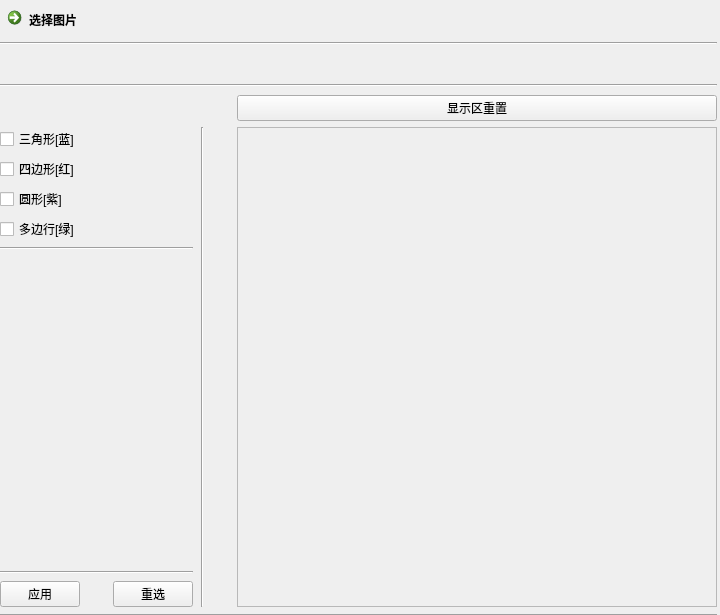
<?xml version="1.0" encoding="UTF-8"?>
<ui version="4.0">
 <class>PaterRecClass</class>
 <widget class="QWidget" name="PaterRecClass">
  <property name="geometry">
   <rect>
    <x>0</x>
    <y>0</y>
    <width>720</width>
    <height>615</height>
   </rect>
  </property>
  <property name="minimumSize">
   <size>
    <width>720</width>
    <height>580</height>
   </size>
  </property>
  <property name="maximumSize">
   <size>
    <width>720</width>
    <height>615</height>
   </size>
  </property>
  <property name="windowTitle">
   <string>PaterRec</string>
  </property>
  <widget class="QWidget" name="gridLayoutWidget_3">
   <property name="geometry">
    <rect>
     <x>0</x>
     <y>0</y>
     <width>717</width>
     <height>617</height>
    </rect>
   </property>
   <layout class="QGridLayout" name="gridLayout_3">
    <property name="leftMargin">
     <number>0</number>
    </property>
    <property name="topMargin">
     <number>0</number>
    </property>
    <property name="rightMargin">
     <number>0</number>
    </property>
    <property name="bottomMargin">
     <number>0</number>
    </property>
    <property name="verticalSpacing">
     <number>7</number>
    </property>
    <item row="0" column="0">
     <layout class="QVBoxLayout" name="verticalLayout_4">
      <item>
       <layout class="QGridLayout" name="gridLayout_2">
        <property name="bottomMargin">
         <number>1</number>
        </property>
        <item row="1" column="0">
         <widget class="Line" name="line_5">
          <property name="orientation">
           <enum>Qt::Horizontal</enum>
          </property>
         </widget>
        </item>
        <item row="0" column="0">
         <widget class="QCommandLinkButton" name="openFilebtn">
          <property name="text">
           <string>选择图片</string>
          </property>
         </widget>
        </item>
       </layout>
      </item>
      <item>
       <spacer name="verticalSpacer_2">
        <property name="orientation">
         <enum>Qt::Vertical</enum>
        </property>
        <property name="sizeHint" stdset="0">
         <size>
          <width>20</width>
          <height>40</height>
         </size>
        </property>
       </spacer>
      </item>
      <item>
       <widget class="Line" name="line_2">
        <property name="orientation">
         <enum>Qt::Horizontal</enum>
        </property>
       </widget>
      </item>
      <item>
       <layout class="QHBoxLayout" name="horizontalLayout_3">
        <property name="topMargin">
         <number>1</number>
        </property>
        <item>
         <layout class="QGridLayout" name="gridLayout">
          <property name="topMargin">
           <number>1</number>
          </property>
          <item row="1" column="2">
           <spacer name="horizontalSpacer">
            <property name="orientation">
             <enum>Qt::Horizontal</enum>
            </property>
            <property name="sizeHint" stdset="0">
             <size>
              <width>40</width>
              <height>20</height>
             </size>
            </property>
           </spacer>
          </item>
          <item row="1" column="0">
           <layout class="QVBoxLayout" name="verticalLayout_5">
            <property name="rightMargin">
             <number>2</number>
            </property>
            <item>
             <layout class="QVBoxLayout" name="verticalLayout_6">
              <property name="bottomMargin">
               <number>1</number>
              </property>
              <item>
               <widget class="QCheckBox" name="tribtn">
                <property name="text">
                 <string>三角形[蓝]</string>
                </property>
               </widget>
              </item>
              <item>
               <widget class="QCheckBox" name="rectbtn">
                <property name="text">
                 <string>四边形[红]</string>
                </property>
               </widget>
              </item>
              <item>
               <widget class="QCheckBox" name="cirbtn">
                <property name="text">
                 <string>圆形[紫]</string>
                </property>
               </widget>
              </item>
              <item>
               <widget class="QCheckBox" name="polybtn">
                <property name="text">
                 <string>多边行[绿]</string>
                </property>
               </widget>
              </item>
              <item>
               <widget class="Line" name="line_3">
                <property name="orientation">
                 <enum>Qt::Horizontal</enum>
                </property>
               </widget>
              </item>
             </layout>
            </item>
            <item>
             <spacer name="verticalSpacer_3">
              <property name="orientation">
               <enum>Qt::Vertical</enum>
              </property>
              <property name="sizeHint" stdset="0">
               <size>
                <width>20</width>
                <height>40</height>
               </size>
              </property>
             </spacer>
            </item>
            <item>
             <widget class="Line" name="line_4">
              <property name="orientation">
               <enum>Qt::Horizontal</enum>
              </property>
             </widget>
            </item>
            <item>
             <layout class="QHBoxLayout" name="horizontalLayout_4">
              <property name="topMargin">
               <number>1</number>
              </property>
              <item>
               <widget class="QPushButton" name="appbtn">
                <property name="text">
                 <string>应用</string>
                </property>
               </widget>
              </item>
              <item>
               <spacer name="horizontalSpacer_2">
                <property name="orientation">
                 <enum>Qt::Horizontal</enum>
                </property>
                <property name="sizeHint" stdset="0">
                 <size>
                  <width>40</width>
                  <height>20</height>
                 </size>
                </property>
               </spacer>
              </item>
              <item>
               <widget class="QPushButton" name="resetbtn">
                <property name="text">
                 <string>重选</string>
                </property>
               </widget>
              </item>
             </layout>
            </item>
           </layout>
          </item>
          <item row="1" column="4">
           <widget class="QLabel" name="imgShowWindow">
            <property name="minimumSize">
             <size>
              <width>480</width>
              <height>480</height>
             </size>
            </property>
            <property name="maximumSize">
             <size>
              <width>960</width>
              <height>960</height>
             </size>
            </property>
            <property name="sizeIncrement">
             <size>
              <width>480</width>
              <height>480</height>
             </size>
            </property>
            <property name="frameShape">
             <enum>QFrame::StyledPanel</enum>
            </property>
            <property name="text">
             <string/>
            </property>
           </widget>
          </item>
          <item row="1" column="1">
           <widget class="Line" name="line">
            <property name="orientation">
             <enum>Qt::Vertical</enum>
            </property>
           </widget>
          </item>
          <item row="0" column="4">
           <widget class="QPushButton" name="setImgNull">
            <property name="text">
             <string>显示区重置</string>
            </property>
           </widget>
          </item>
         </layout>
        </item>
       </layout>
      </item>
     </layout>
    </item>
    <item row="1" column="0">
     <widget class="Line" name="line_6">
      <property name="orientation">
       <enum>Qt::Horizontal</enum>
      </property>
     </widget>
    </item>
   </layout>
  </widget>
 </widget>
 <layoutdefault spacing="6" margin="11"/>
 <resources>
  <include location="PaterRec.qrc"/>
 </resources>
 <connections/>
</ui>
